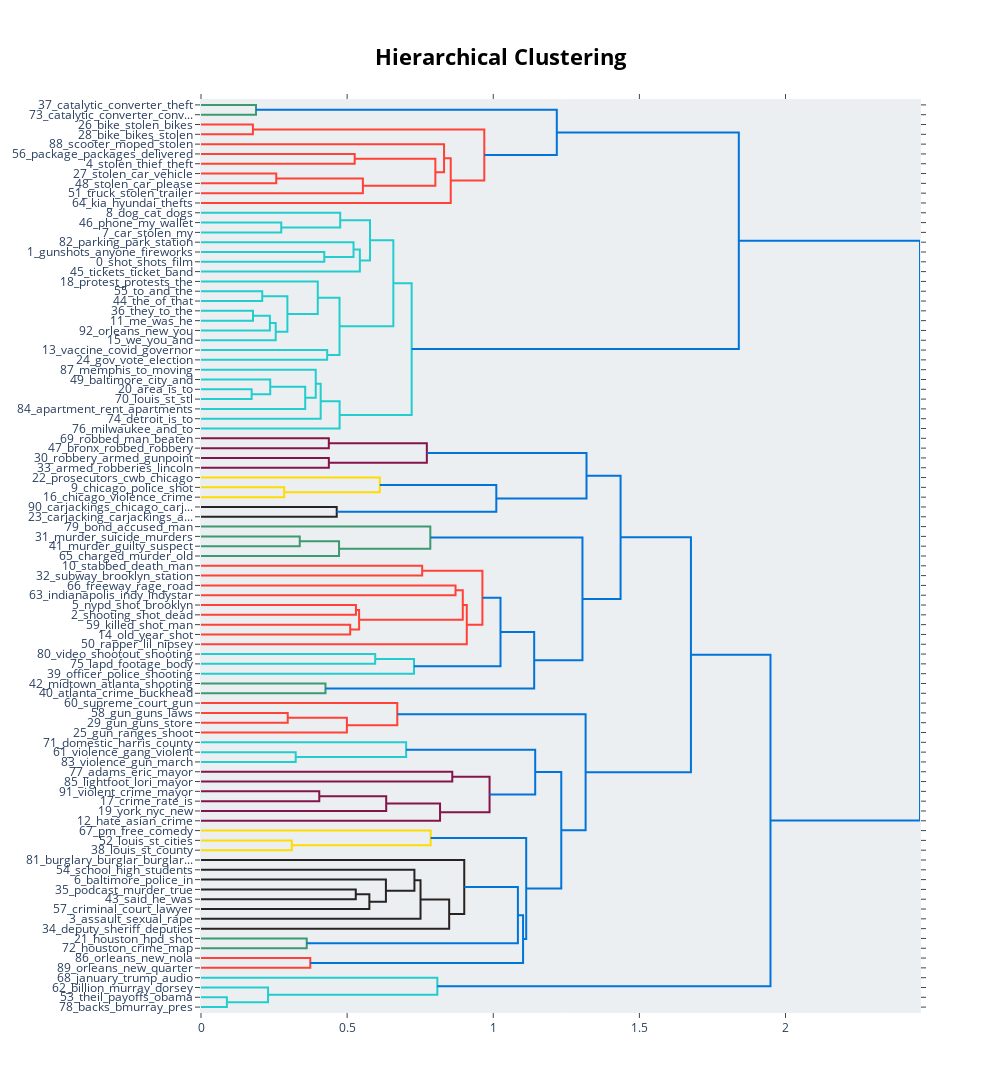

Notebook cell for this chart:
### Code cell
# Generate the figure using BERTopic
topic_hierarchy = topic_model.visualize_hierarchy()
topic_hierarchy.write_html(file_path + "figures/topic_hierarchy.html")
topic_hierarchy

### Figure 1 — Plotly figure (JSON) as saved in the notebook; plotly's stock layout.template omitted (floating-point values rounded to 4 significant figures)
{"data": [{"hoverinfo": "text", "marker": {"color": "rgb(61,153,112)"}, "mode": "lines", "type": "scatter", "x": [0, 0.1881, 0.1881, 0], "xaxis": "x", "y": [-5, -5, -15, -15], "yaxis": "y"}, {"hoverinfo": "text", "marker": {"color": "rgb(255,65,54)"}, "mode": "lines", "type": "scatter", "x": [0, 0.1776, 0.1776, 0], "xaxis": "x", "y": [-25, -25, -35, -35], "yaxis": "y"}, {"hoverinfo": "text", "marker": {"color": "rgb(255,65,54)"}, "mode": "lines", "type": "scatter", "x": [0, 0.5259, 0.5259, 0], "xaxis": "x", "y": [-55, -55, -65, -65], "yaxis": "y"}, {"hoverinfo": "text", "marker": {"color": "rgb(255,65,54)"}, "mode": "lines", "type": "scatter", "x": [0, 0.2575, 0.2575, 0], "xaxis": "x", "y": [-75, -75, -85, -85], "yaxis": "y"}, {"hoverinfo": "text", "marker": {"color": "rgb(255,65,54)"}, "mode": "lines", "type": "scatter", "x": [0.2575, 0.5539, 0.5539, 0], "xaxis": "x", "y": [-80, -80, -95, -95], "yaxis": "y"}, {"hoverinfo": "text", "marker": {"color": "rgb(255,65,54)"}, "mode": "lines", "type": "scatter", "x": [0.5259, 0.8019, 0.8019, 0.5539], "xaxis": "x", "y": [-60, -60, -87.5, -87.5], "yaxis": "y"}, {"hoverinfo": "text", "marker": {"color": "rgb(255,65,54)"}, "mode": "lines", "type": "scatter", "x": [0, 0.8316, 0.8316, 0.8019], "xaxis": "x", "y": [-45, -45, -73.75, -73.75], "yaxis": "y"}, {"hoverinfo": "text", "marker": {"color": "rgb(255,65,54)"}, "mode": "lines", "type": "scatter", "x": [0.8316, 0.8545, 0.8545, 0], "xaxis": "x", "y": [-59.38, -59.38, -105, -105], "yaxis": "y"}, {"hoverinfo": "text", "marker": {"color": "rgb(255,65,54)"}, "mode": "lines", "type": "scatter", "x": [0.1776, 0.9693, 0.9693, 0.8545], "xaxis": "x", "y": [-30, -30, -82.19, -82.19], "yaxis": "y"}, {"hoverinfo": "text", "marker": {"color": "rgb(0,116,217)"}, "mode": "lines", "type": "scatter", "x": [0.1881, 1.217, 1.217, 0.9693], "xaxis": "x", "y": [-10, -10, -56.09, -56.09], "yaxis": "y"}, {"hoverinfo": "text", "marker": {"color": "rgb(35,205,205)"}, "mode": "lines", "type": "scatter", "x": [0, 0.2746, 0.2746, 0], "xaxis": "x", "y": [-125, -125, -135, -135], "yaxis": "y"}, {"hoverinfo": "text", "marker": {"color": "rgb(35,205,205)"}, "mode": "lines", "type": "scatter", "x": [0, 0.4763, 0.4763, 0.2746], "xaxis": "x", "y": [-115, -115, -130, -130], "yaxis": "y"}, {"hoverinfo": "text", "marker": {"color": "rgb(35,205,205)"}, "mode": "lines", "type": "scatter", "x": [0, 0.4219, 0.4219, 0], "xaxis": "x", "y": [-155, -155, -165, -165], "yaxis": "y"}, {"hoverinfo": "text", "marker": {"color": "rgb(35,205,205)"}, "mode": "lines", "type": "scatter", "x": [0, 0.5218, 0.5218, 0.4219], "xaxis": "x", "y": [-145, -145, -160, -160], "yaxis": "y"}, {"hoverinfo": "text", "marker": {"color": "rgb(35,205,205)"}, "mode": "lines", "type": "scatter", "x": [0.5218, 0.5435, 0.5435, 0], "xaxis": "x", "y": [-152.5, -152.5, -175, -175], "yaxis": "y"}, {"hoverinfo": "text", "marker": {"color": "rgb(35,205,205)"}, "mode": "lines", "type": "scatter", "x": [0.4763, 0.5783, 0.5783, 0.5435], "xaxis": "x", "y": [-122.5, -122.5, -163.8, -163.8], "yaxis": "y"}, {"hoverinfo": "text", "marker": {"color": "rgb(35,205,205)"}, "mode": "lines", "type": "scatter", "x": [0, 0.2095, 0.2095, 0], "xaxis": "x", "y": [-195, -195, -205, -205], "yaxis": "y"}, {"hoverinfo": "text", "marker": {"color": "rgb(35,205,205)"}, "mode": "lines", "type": "scatter", "x": [0, 0.1779, 0.1779, 0], "xaxis": "x", "y": [-215, -215, -225, -225], "yaxis": "y"}, {"hoverinfo": "text", "marker": {"color": "rgb(35,205,205)"}, "mode": "lines", "type": "scatter", "x": [0.1779, 0.2357, 0.2357, 0], "xaxis": "x", "y": [-220, -220, -235, -235], "yaxis": "y"}, {"hoverinfo": "text", "marker": {"color": "rgb(35,205,205)"}, "mode": "lines", "type": "scatter", "x": [0.2357, 0.2557, 0.2557, 0], "xaxis": "x", "y": [-227.5, -227.5, -245, -245], "yaxis": "y"}, {"hoverinfo": "text", "marker": {"color": "rgb(35,205,205)"}, "mode": "lines", "type": "scatter", "x": [0.2095, 0.2956, 0.2956, 0.2557], "xaxis": "x", "y": [-200, -200, -236.2, -236.2], "yaxis": "y"}, {"hoverinfo": "text", "marker": {"color": "rgb(35,205,205)"}, "mode": "lines", "type": "scatter", "x": [0, 0.3996, 0.3996, 0.2956], "xaxis": "x", "y": [-185, -185, -218.1, -218.1], "yaxis": "y"}, {"hoverinfo": "text", "marker": {"color": "rgb(35,205,205)"}, "mode": "lines", "type": "scatter", "x": [0, 0.4317, 0.4317, 0], "xaxis": "x", "y": [-255, -255, -265, -265], "yaxis": "y"}, {"hoverinfo": "text", "marker": {"color": "rgb(35,205,205)"}, "mode": "lines", "type": "scatter", "x": [0.3996, 0.474, 0.474, 0.4317], "xaxis": "x", "y": [-201.6, -201.6, -260, -260], "yaxis": "y"}, {"hoverinfo": "text", "marker": {"color": "rgb(35,205,205)"}, "mode": "lines", "type": "scatter", "x": [0.5783, 0.6581, 0.6581, 0.474], "xaxis": "x", "y": [-143.1, -143.1, -230.8, -230.8], "yaxis": "y"}, {"hoverinfo": "text", "marker": {"color": "rgb(35,205,205)"}, "mode": "lines", "type": "scatter", "x": [0, 0.1733, 0.1733, 0], "xaxis": "x", "y": [-295, -295, -305, -305], "yaxis": "y"}, {"hoverinfo": "text", "marker": {"color": "rgb(35,205,205)"}, "mode": "lines", "type": "scatter", "x": [0, 0.2369, 0.2369, 0.1733], "xaxis": "x", "y": [-285, -285, -300, -300], "yaxis": "y"}, {"hoverinfo": "text", "marker": {"color": "rgb(35,205,205)"}, "mode": "lines", "type": "scatter", "x": [0.2369, 0.3566, 0.3566, 0], "xaxis": "x", "y": [-292.5, -292.5, -315, -315], "yaxis": "y"}, {"hoverinfo": "text", "marker": {"color": "rgb(35,205,205)"}, "mode": "lines", "type": "scatter", "x": [0, 0.3926, 0.3926, 0.3566], "xaxis": "x", "y": [-275, -275, -303.8, -303.8], "yaxis": "y"}, {"hoverinfo": "text", "marker": {"color": "rgb(35,205,205)"}, "mode": "lines", "type": "scatter", "x": [0.3926, 0.4095, 0.4095, 0], "xaxis": "x", "y": [-289.4, -289.4, -325, -325], "yaxis": "y"}, {"hoverinfo": "text", "marker": {"color": "rgb(35,205,205)"}, "mode": "lines", "type": "scatter", "x": [0.4095, 0.4742, 0.4742, 0], "xaxis": "x", "y": [-307.2, -307.2, -335, -335], "yaxis": "y"}, {"hoverinfo": "text", "marker": {"color": "rgb(35,205,205)"}, "mode": "lines", "type": "scatter", "x": [0.6581, 0.7208, 0.7208, 0.4742], "xaxis": "x", "y": [-187.0, -187.0, -321.1, -321.1], "yaxis": "y"}, {"hoverinfo": "text", "marker": {"color": "rgb(0,116,217)"}, "mode": "lines", "type": "scatter", "x": [1.217, 1.84, 1.84, 0.7208], "xaxis": "x", "y": [-33.05, -33.05, -254.0, -254.0], "yaxis": "y"}, {"hoverinfo": "text", "marker": {"color": "rgb(133,20,75)"}, "mode": "lines", "type": "scatter", "x": [0, 0.4373, 0.4373, 0], "xaxis": "x", "y": [-345, -345, -355, -355], "yaxis": "y"}, {"hoverinfo": "text", "marker": {"color": "rgb(133,20,75)"}, "mode": "lines", "type": "scatter", "x": [0, 0.4374, 0.4374, 0], "xaxis": "x", "y": [-365, -365, -375, -375], "yaxis": "y"}, {"hoverinfo": "text", "marker": {"color": "rgb(133,20,75)"}, "mode": "lines", "type": "scatter", "x": [0.4373, 0.7727, 0.7727, 0.4374], "xaxis": "x", "y": [-350, -350, -370, -370], "yaxis": "y"}, {"hoverinfo": "text", "marker": {"color": "rgb(255,220,0)"}, "mode": "lines", "type": "scatter", "x": [0, 0.2846, 0.2846, 0], "xaxis": "x", "y": [-395, -395, -405, -405], "yaxis": "y"}, {"hoverinfo": "text", "marker": {"color": "rgb(255,220,0)"}, "mode": "lines", "type": "scatter", "x": [0, 0.6118, 0.6118, 0.2846], "xaxis": "x", "y": [-385, -385, -400, -400], "yaxis": "y"}, {"hoverinfo": "text", "marker": {"color": "rgb(40,35,35)"}, "mode": "lines", "type": "scatter", "x": [0, 0.4644, 0.4644, 0], "xaxis": "x", "y": [-415, -415, -425, -425], "yaxis": "y"}, {"hoverinfo": "text", "marker": {"color": "rgb(0,116,217)"}, "mode": "lines", "type": "scatter", "x": [0.6118, 1.01, 1.01, 0.4644], "xaxis": "x", "y": [-392.5, -392.5, -420, -420], "yaxis": "y"}, {"hoverinfo": "text", "marker": {"color": "rgb(0,116,217)"}, "mode": "lines", "type": "scatter", "x": [0.7727, 1.319, 1.319, 1.01], "xaxis": "x", "y": [-360, -360, -406.2, -406.2], "yaxis": "y"}, {"hoverinfo": "text", "marker": {"color": "rgb(61,153,112)"}, "mode": "lines", "type": "scatter", "x": [0, 0.3378, 0.3378, 0], "xaxis": "x", "y": [-445, -445, -455, -455], "yaxis": "y"}, {"hoverinfo": "text", "marker": {"color": "rgb(61,153,112)"}, "mode": "lines", "type": "scatter", "x": [0.3378, 0.4723, 0.4723, 0], "xaxis": "x", "y": [-450, -450, -465, -465], "yaxis": "y"}, {"hoverinfo": "text", "marker": {"color": "rgb(61,153,112)"}, "mode": "lines", "type": "scatter", "x": [0, 0.7846, 0.7846, 0.4723], "xaxis": "x", "y": [-435, -435, -457.5, -457.5], "yaxis": "y"}, {"hoverinfo": "text", "marker": {"color": "rgb(255,65,54)"}, "mode": "lines", "type": "scatter", "x": [0, 0.7568, 0.7568, 0], "xaxis": "x", "y": [-475, -475, -485, -485], "yaxis": "y"}, {"hoverinfo": "text", "marker": {"color": "rgb(255,65,54)"}, "mode": "lines", "type": "scatter", "x": [0, 0.8709, 0.8709, 0], "xaxis": "x", "y": [-495, -495, -505, -505], "yaxis": "y"}, {"hoverinfo": "text", "marker": {"color": "rgb(255,65,54)"}, "mode": "lines", "type": "scatter", "x": [0, 0.5301, 0.5301, 0], "xaxis": "x", "y": [-515, -515, -525, -525], "yaxis": "y"}, {"hoverinfo": "text", "marker": {"color": "rgb(255,65,54)"}, "mode": "lines", "type": "scatter", "x": [0, 0.5105, 0.5105, 0], "xaxis": "x", "y": [-535, -535, -545, -545], "yaxis": "y"}, {"hoverinfo": "text", "marker": {"color": "rgb(255,65,54)"}, "mode": "lines", "type": "scatter", "x": [0.5301, 0.541, 0.541, 0.5105], "xaxis": "x", "y": [-520, -520, -540, -540], "yaxis": "y"}, {"hoverinfo": "text", "marker": {"color": "rgb(255,65,54)"}, "mode": "lines", "type": "scatter", "x": [0.8709, 0.8957, 0.8957, 0.541], "xaxis": "x", "y": [-500, -500, -530, -530], "yaxis": "y"}, {"hoverinfo": "text", "marker": {"color": "rgb(255,65,54)"}, "mode": "lines", "type": "scatter", "x": [0.8957, 0.9094, 0.9094, 0], "xaxis": "x", "y": [-515, -515, -555, -555], "yaxis": "y"}, {"hoverinfo": "text", "marker": {"color": "rgb(255,65,54)"}, "mode": "lines", "type": "scatter", "x": [0.7568, 0.9629, 0.9629, 0.9094], "xaxis": "x", "y": [-480, -480, -535, -535], "yaxis": "y"}, {"hoverinfo": "text", "marker": {"color": "rgb(35,205,205)"}, "mode": "lines", "type": "scatter", "x": [0, 0.596, 0.596, 0], "xaxis": "x", "y": [-565, -565, -575, -575], "yaxis": "y"}, {"hoverinfo": "text", "marker": {"color": "rgb(35,205,205)"}, "mode": "lines", "type": "scatter", "x": [0.596, 0.7288, 0.7288, 0], "xaxis": "x", "y": [-570, -570, -585, -585], "yaxis": "y"}, {"hoverinfo": "text", "marker": {"color": "rgb(0,116,217)"}, "mode": "lines", "type": "scatter", "x": [0.9629, 1.025, 1.025, 0.7288], "xaxis": "x", "y": [-507.5, -507.5, -577.5, -577.5], "yaxis": "y"}, {"hoverinfo": "text", "marker": {"color": "rgb(61,153,112)"}, "mode": "lines", "type": "scatter", "x": [0, 0.4259, 0.4259, 0], "xaxis": "x", "y": [-595, -595, -605, -605], "yaxis": "y"}, {"hoverinfo": "text", "marker": {"color": "rgb(0,116,217)"}, "mode": "lines", "type": "scatter", "x": [1.025, 1.14, 1.14, 0.4259], "xaxis": "x", "y": [-542.5, -542.5, -600, -600], "yaxis": "y"}, {"hoverinfo": "text", "marker": {"color": "rgb(0,116,217)"}, "mode": "lines", "type": "scatter", "x": [0.7846, 1.305, 1.305, 1.14], "xaxis": "x", "y": [-446.2, -446.2, -571.2, -571.2], "yaxis": "y"}, {"hoverinfo": "text", "marker": {"color": "rgb(0,116,217)"}, "mode": "lines", "type": "scatter", "x": [1.319, 1.436, 1.436, 1.305], "xaxis": "x", "y": [-383.1, -383.1, -508.8, -508.8], "yaxis": "y"}, {"hoverinfo": "text", "marker": {"color": "rgb(255,65,54)"}, "mode": "lines", "type": "scatter", "x": [0, 0.2967, 0.2967, 0], "xaxis": "x", "y": [-625, -625, -635, -635], "yaxis": "y"}, {"hoverinfo": "text", "marker": {"color": "rgb(255,65,54)"}, "mode": "lines", "type": "scatter", "x": [0.2967, 0.4992, 0.4992, 0], "xaxis": "x", "y": [-630, -630, -645, -645], "yaxis": "y"}, {"hoverinfo": "text", "marker": {"color": "rgb(255,65,54)"}, "mode": "lines", "type": "scatter", "x": [0, 0.6716, 0.6716, 0.4992], "xaxis": "x", "y": [-615, -615, -637.5, -637.5], "yaxis": "y"}, {"hoverinfo": "text", "marker": {"color": "rgb(35,205,205)"}, "mode": "lines", "type": "scatter", "x": [0, 0.324, 0.324, 0], "xaxis": "x", "y": [-665, -665, -675, -675], "yaxis": "y"}, {"hoverinfo": "text", "marker": {"color": "rgb(35,205,205)"}, "mode": "lines", "type": "scatter", "x": [0, 0.7019, 0.7019, 0.324], "xaxis": "x", "y": [-655, -655, -670, -670], "yaxis": "y"}, {"hoverinfo": "text", "marker": {"color": "rgb(133,20,75)"}, "mode": "lines", "type": "scatter", "x": [0, 0.8597, 0.8597, 0], "xaxis": "x", "y": [-685, -685, -695, -695], "yaxis": "y"}, {"hoverinfo": "text", "marker": {"color": "rgb(133,20,75)"}, "mode": "lines", "type": "scatter", "x": [0, 0.4047, 0.4047, 0], "xaxis": "x", "y": [-705, -705, -715, -715], "yaxis": "y"}, {"hoverinfo": "text", "marker": {"color": "rgb(133,20,75)"}, "mode": "lines", "type": "scatter", "x": [0.4047, 0.6337, 0.6337, 0], "xaxis": "x", "y": [-710, -710, -725, -725], "yaxis": "y"}, {"hoverinfo": "text", "marker": {"color": "rgb(133,20,75)"}, "mode": "lines", "type": "scatter", "x": [0.6337, 0.8179, 0.8179, 0], "xaxis": "x", "y": [-717.5, -717.5, -735, -735], "yaxis": "y"}, {"hoverinfo": "text", "marker": {"color": "rgb(133,20,75)"}, "mode": "lines", "type": "scatter", "x": [0.8597, 0.9874, 0.9874, 0.8179], "xaxis": "x", "y": [-690, -690, -726.2, -726.2], "yaxis": "y"}, {"hoverinfo": "text", "marker": {"color": "rgb(0,116,217)"}, "mode": "lines", "type": "scatter", "x": [0.7019, 1.144, 1.144, 0.9874], "xaxis": "x", "y": [-662.5, -662.5, -708.1, -708.1], "yaxis": "y"}, {"hoverinfo": "text", "marker": {"color": "rgb(255,220,0)"}, "mode": "lines", "type": "scatter", "x": [0, 0.3106, 0.3106, 0], "xaxis": "x", "y": [-755, -755, -765, -765], "yaxis": "y"}, {"hoverinfo": "text", "marker": {"color": "rgb(255,220,0)"}, "mode": "lines", "type": "scatter", "x": [0, 0.7858, 0.7858, 0.3106], "xaxis": "x", "y": [-745, -745, -760, -760], "yaxis": "y"}, {"hoverinfo": "text", "marker": {"color": "rgb(40,35,35)"}, "mode": "lines", "type": "scatter", "x": [0, 0.5295, 0.5295, 0], "xaxis": "x", "y": [-805, -805, -815, -815], "yaxis": "y"}, {"hoverinfo": "text", "marker": {"color": "rgb(40,35,35)"}, "mode": "lines", "type": "scatter", "x": [0.5295, 0.576, 0.576, 0], "xaxis": "x", "y": [-810, -810, -825, -825], "yaxis": "y"}, {"hoverinfo": "text", "marker": {"color": "rgb(40,35,35)"}, "mode": "lines", "type": "scatter", "x": [0, 0.6327, 0.6327, 0.576], "xaxis": "x", "y": [-795, -795, -817.5, -817.5], "yaxis": "y"}, {"hoverinfo": "text", "marker": {"color": "rgb(40,35,35)"}, "mode": "lines", "type": "scatter", "x": [0, 0.7302, 0.7302, 0.6327], "xaxis": "x", "y": [-785, -785, -806.2, -806.2], "yaxis": "y"}, {"hoverinfo": "text", "marker": {"color": "rgb(40,35,35)"}, "mode": "lines", "type": "scatter", "x": [0.7302, 0.7512, 0.7512, 0], "xaxis": "x", "y": [-795.6, -795.6, -835, -835], "yaxis": "y"}, {"hoverinfo": "text", "marker": {"color": "rgb(40,35,35)"}, "mode": "lines", "type": "scatter", "x": [0.7512, 0.8492, 0.8492, 0], "xaxis": "x", "y": [-815.3, -815.3, -845, -845], "yaxis": "y"}, {"hoverinfo": "text", "marker": {"color": "rgb(40,35,35)"}, "mode": "lines", "type": "scatter", "x": [0, 0.9007, 0.9007, 0.8492], "xaxis": "x", "y": [-775, -775, -830.2, -830.2], "yaxis": "y"}, {"hoverinfo": "text", "marker": {"color": "rgb(61,153,112)"}, "mode": "lines", "type": "scatter", "x": [0, 0.3618, 0.3618, 0], "xaxis": "x", "y": [-855, -855, -865, -865], "yaxis": "y"}, {"hoverinfo": "text", "marker": {"color": "rgb(0,116,217)"}, "mode": "lines", "type": "scatter", "x": [0.9007, 1.084, 1.084, 0.3618], "xaxis": "x", "y": [-802.6, -802.6, -860, -860], "yaxis": "y"}, {"hoverinfo": "text", "marker": {"color": "rgb(255,65,54)"}, "mode": "lines", "type": "scatter", "x": [0, 0.3739, 0.3739, 0], "xaxis": "x", "y": [-875, -875, -885, -885], "yaxis": "y"}, {"hoverinfo": "text", "marker": {"color": "rgb(0,116,217)"}, "mode": "lines", "type": "scatter", "x": [1.084, 1.102, 1.102, 0.3739], "xaxis": "x", "y": [-831.3, -831.3, -880, -880], "yaxis": "y"}, {"hoverinfo": "text", "marker": {"color": "rgb(0,116,217)"}, "mode": "lines", "type": "scatter", "x": [0.7858, 1.113, 1.113, 1.102], "xaxis": "x", "y": [-752.5, -752.5, -855.6, -855.6], "yaxis": "y"}, {"hoverinfo": "text", "marker": {"color": "rgb(0,116,217)"}, "mode": "lines", "type": "scatter", "x": [1.144, 1.233, 1.233, 1.113], "xaxis": "x", "y": [-685.3, -685.3, -804.1, -804.1], "yaxis": "y"}, {"hoverinfo": "text", "marker": {"color": "rgb(0,116,217)"}, "mode": "lines", "type": "scatter", "x": [0.6716, 1.316, 1.316, 1.233], "xaxis": "x", "y": [-626.2, -626.2, -744.7, -744.7], "yaxis": "y"}, {"hoverinfo": "text", "marker": {"color": "rgb(0,116,217)"}, "mode": "lines", "type": "scatter", "x": [1.436, 1.676, 1.676, 1.316], "xaxis": "x", "y": [-445.9, -445.9, -685.5, -685.5], "yaxis": "y"}, {"hoverinfo": "text", "marker": {"color": "rgb(35,205,205)"}, "mode": "lines", "type": "scatter", "x": [0, 0.08855, 0.08855, 0], "xaxis": "x", "y": [-915, -915, -925, -925], "yaxis": "y"}, {"hoverinfo": "text", "marker": {"color": "rgb(35,205,205)"}, "mode": "lines", "type": "scatter", "x": [0, 0.2295, 0.2295, 0.08855], "xaxis": "x", "y": [-905, -905, -920, -920], "yaxis": "y"}, {"hoverinfo": "text", "marker": {"color": "rgb(35,205,205)"}, "mode": "lines", "type": "scatter", "x": [0, 0.8086, 0.8086, 0.2295], "xaxis": "x", "y": [-895, -895, -912.5, -912.5], "yaxis": "y"}, {"hoverinfo": "text", "marker": {"color": "rgb(0,116,217)"}, "mode": "lines", "type": "scatter", "x": [1.676, 1.949, 1.949, 0.8086], "xaxis": "x", "y": [-565.7, -565.7, -903.8, -903.8], "yaxis": "y"}, {"hoverinfo": "text", "marker": {"color": "rgb(0,116,217)"}, "mode": "lines", "type": "scatter", "x": [1.84, 2.46, 2.46, 1.949], "xaxis": "x", "y": [-143.5, -143.5, -734.7, -734.7], "yaxis": "y"}], "layout": {"autosize": false, "height": 1595, "hoverlabel": {"bgcolor": "white", "font": {"family": "Rockwell", "size": 16}}, "hovermode": "closest", "plot_bgcolor": "#ECEFF1", "showlegend": false, "title": {"font": {"color": "Black", "size": 22}, "text": "<b>Hierarchical Clustering</b>", "x": 0.5, "xanchor": "center", "yanchor": "top"}, "width": 1000, "xaxis": {"mirror": "allticks", "rangemode": "tozero", "showgrid": false, "showline": true, "showticklabels": true, "ticks": "outside", "type": "linear", "zeroline": false}, "yaxis": {"mirror": "allticks", "range": [-930, 0], "rangemode": "tozero", "showgrid": false, "showline": true, "showticklabels": true, "tickmode": "array", "ticks": "outside", "ticktext": ["37_catalytic_converter_theft", "73_catalytic_converter_conv...", "26_bike_stolen_bikes", "28_bike_bikes_stolen", "88_scooter_moped_stolen", "56_package_packages_delivered", "4_stolen_thief_theft", "27_stolen_car_vehicle", "48_stolen_car_please", "51_truck_stolen_trailer", "64_kia_hyundai_thefts", "8_dog_cat_dogs", "46_phone_my_wallet", "7_car_stolen_my", "82_parking_park_station", "1_gunshots_anyone_fireworks", "0_shot_shots_film", "45_tickets_ticket_band", "18_protest_protests_the", "55_to_and_the", "44_the_of_that", "36_they_to_the", "11_me_was_he", "92_orleans_new_you", "15_we_you_and", "13_vaccine_covid_governor", "24_gov_vote_election", "87_memphis_to_moving", "49_baltimore_city_and", "20_area_is_to", "70_louis_st_stl", "84_apartment_rent_apartments", "74_detroit_is_to", "76_milwaukee_and_to", "69_robbed_man_beaten", "47_bronx_robbed_robbery", "30_robbery_armed_gunpoint", "33_armed_robberies_lincoln", "22_prosecutors_cwb_chicago", "9_chicago_police_shot", "16_chicago_violence_crime", "90_carjackings_chicago_carj...", "23_carjacking_carjackings_a...", "79_bond_accused_man", "31_murder_suicide_murders", "41_murder_guilty_suspect", "65_charged_murder_old", "10_stabbed_death_man", "32_subway_brooklyn_station", "66_freeway_rage_road", "63_indianapolis_indy_indystar", "5_nypd_shot_brooklyn", "2_shooting_shot_dead", "59_killed_shot_man", "14_old_year_shot", "50_rapper_lil_nipsey", "80_video_shootout_shooting", "75_lapd_footage_body", "39_officer_police_shooting", "42_midtown_atlanta_shooting", "40_atlanta_crime_buckhead", "60_supreme_court_gun", "58_gun_guns_laws", "29_gun_guns_store", "25_gun_ranges_shoot", "71_domestic_harris_county", "61_violence_gang_violent", "83_violence_gun_march", "77_adams_eric_mayor", "85_lightfoot_lori_mayor", "91_violent_crime_mayor", "17_crime_rate_is", "19_york_nyc_new", "12_hate_asian_crime", "67_pm_free_comedy", "52_louis_st_cities", "38_louis_st_county", "81_burglary_burglar_burglar...", "54_school_high_students", "6_baltimore_police_in", "35_podcast_murder_true", "43_said_he_was", "57_criminal_court_lawyer", "3_assault_sexual_rape", "34_deputy_sheriff_deputies", "21_houston_hpd_shot", "72_houston_crime_map", "86_orleans_new_nola", "89_orleans_new_quarter", "68_january_trump_audio", "62_billion_murray_dorsey", "53_theil_payoffs_obama", "78_backs_bmurray_pres"], "tickvals": [-5, -15, -25, -35, -45, -55, -65, -75, -85, -95, -105, -115, -125, -135, -145, -155, -165, -175, -185, -195, -205, -215, -225, -235, -245, -255, -265, -275, -285, -295, -305, -315, -325, -335, -345, -355, -365, -375, -385, -395, -405, -415, -425, -435, -445, -455, -465, -475, -485, -495, -505, -515, -525, -535, -545, -555, -565, -575, -585, -595, -605, -615, -625, -635, -645, -655, -665, -675, -685, -695, -705, -715, -725, -735, -745, -755, -765, -775, -785, -795, -805, -815, -825, -835, -845, -855, -865, -875, -885, -895, -905, -915, -925], "type": "linear", "zeroline": false}}}
